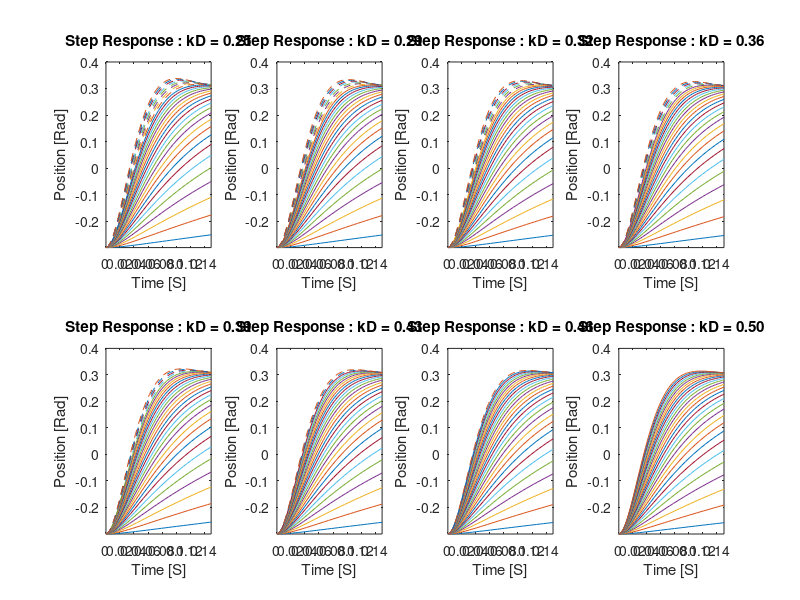

Source code (MATLAB):
% ASEN 2003 - Lab 6 - Control Theory with Rotary Position
% 4/10/2019 - Group 5 - Jashan Chopra, Aiden Wilson, Hugo Stetz, Adam
% Elsayed

%{
This is the main script for the ASEN2003 Dynamics Lab #6

Script Goals
    1)  develop a MATLAB simulation of the closed loop behavior of the rigid arm ( Eq. 17 )
    2)  determine the parameters for the equations of motion derived
    3)  investigate the behavior of the step response of the Rigid 
        Arm system for different values of proportional and derivative gains
    4)  compute gain values for the rigid arm that will have less than 5% overshoot 
        and achieve a 5% settling time in less than 0.15 seconds.

    5)  Choose one set of gains that does not overshoot, achieves 5% settling
        time in less than 0.5 seconds, and reduces tip deflection to less than 0.01m 
        of residual vibrations. [Same lead up process as rigid arm]

    % Equations to look up: tf, step, lsim

%}
clc; clear all; clf;

%% Define Initial Variables
kG = 33.3;          % [no units]
kM = .0401;         % [V / rad / sec]
Jrigid = .002;      % [kg*m^2]
Jflexible = .0145;  % [kg*m^2]
Rm = 19.2;          % [ohms] % armature resistance

%% Rigid Arm Simulation
    %% Closed Loop Simulation
    
    %wn = sqrt((kP * kG * kM) / (Jrigid * Rm));                  % natural freq
    %z = (kG^2*kM^2 + kD*kG*kM) / (2*sqrt(kP*kG*kM*Jrigid*Rm));  % damping factor
    
    numP = 30;                          % number of Kp trials
    kD = linspace(.25,.5,8);            % derivative gain from .25 to .5
    kP = zeros(length(kD),numP);        % proportional gain zeros matrix
    for k = 1:length(kD)                % fill out proportional gain values
        kP(k,:) = linspace(1,50,numP);                         
    end
    
    for i = 1:length(kD)                % iterate over deriv gain values
        for j = 1:numP                  % iterate over prop gain values
            
            num = (kP(i,j)*kG*kM) / (Jrigid * Rm);       % numerator
    
            % denominator functions
            d2 = 1;                                
            d1 = ((kG^2*kM^2) / (Jrigid * Rm)) + ((kD(i) * kG * kM) / (Jrigid * Rm));
            d0 = (kP(i,j)*kG*kM) / (Jrigid * Rm);
            den = [d2 d1 d0];
    
            sysTF = tf(num,den);                        % construct transfer function
    
            %% Step Response
            [x,t] = step(sysTF);                    % compute step response
            thetad = .3;                            % theta step
            thetaL = 2*thetad*x - thetad;           % scale the step values

            thetaLdot = diff(thetaL) ./ diff(t);        % derivative of position
            thetaL(end) = [];                           % remove last value
            t(end) = [];                                % remove last value
            
            vIn = kP(i,j)*(thetad-thetaL) + kD(i)*(-thetaLdot); % input voltage
            
            H = subplot(2,(length(kD)/2),i);                            % create subplot
            textT{i} = sprintf('Step Response : kD = %1.2f',kD(i));     % title text
            textL{j} = sprintf('kP = %2.0f',kP(i,j));                   % legend text
            cutoff = length(find(vIn > 10)) / length(vIn)*100;          % cutoff points
                if cutoff > 20 || (max(thetaL)-thetad)/thetad > 0.05
                    plot(t,thetaL,'--');                                % plot
                    hold on
                    kP(i,j) = NaN;                                      % remove value after plotting
                else
                    plot(t,thetaL)                                      % plot
                end
                hold on
                title('Step Response')                                  % plotting specifics
                xlabel('Time [S]')
                ylabel('Position [Rad]')
                axis([0 .15 -thetad (thetad + .1)])    
        end
        title(textT{i})
        % legend(textL{1},textL{2},textL{3},textL{4},textL{5});        
    end 

%% Read in Experimental Data 


%% Results and Analysis


    % pick some values and get the actual data and plot those 
    
    %  plot and compare the experimental results with the model results
    %  [rigid arm]
        % from section 3 part 3
        % and from some other case that we choose to perform
        % label the overshoot and 5% settling time
    
    %   plot and compare the experimental results with the model results
    %   [flex arm]
   
